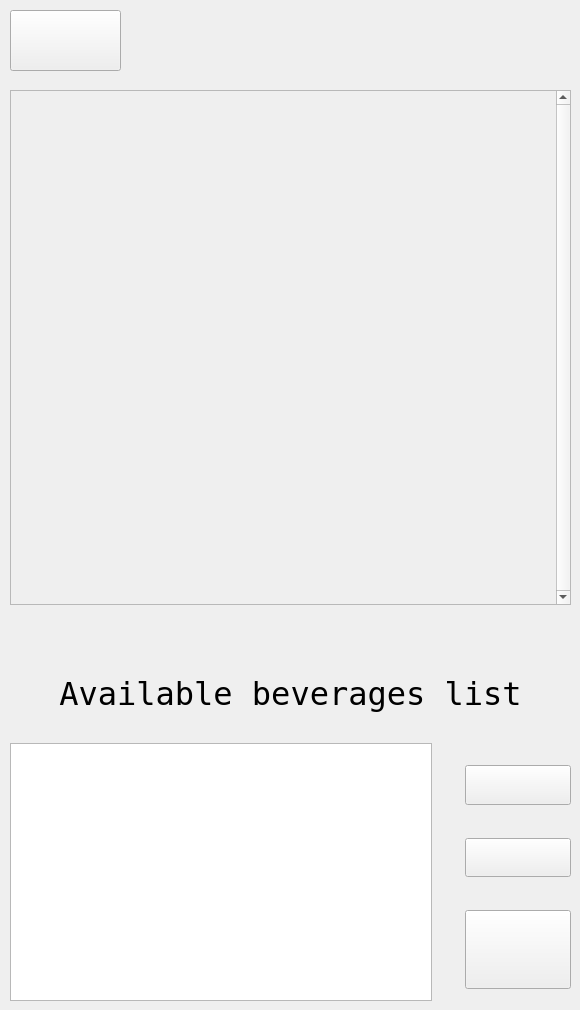
      <widget class="QWidget" name="beverageAssignPage">
       <widget class="QWidget" name="layoutWidget">
        <property name="geometry">
         <rect>
          <x>10</x>
          <y>90</y>
          <width>561</width>
          <height>911</height>
         </rect>
        </property>
        <layout class="QVBoxLayout" name="verticalLayout_8" stretch="6,1,1,3">
         <item>
          <widget class="QScrollArea" name="scrollAreaBeverages">
           <property name="verticalScrollBarPolicy">
            <enum>Qt::ScrollBarAlwaysOn</enum>
           </property>
           <property name="sizeAdjustPolicy">
            <enum>QAbstractScrollArea::AdjustToContents</enum>
           </property>
           <property name="widgetResizable">
            <bool>true</bool>
           </property>
           <widget class="QWidget" name="scrollAreaWidgetContents_2">
            <property name="geometry">
             <rect>
              <x>0</x>
              <y>0</y>
              <width>543</width>
              <height>509</height>
             </rect>
            </property>
           </widget>
          </widget>
         </item>
         <item>
          <spacer name="verticalSpacer">
           <property name="orientation">
            <enum>Qt::Vertical</enum>
           </property>
           <property name="sizeType">
            <enum>QSizePolicy::Maximum</enum>
           </property>
           <property name="sizeHint" stdset="0">
            <size>
             <width>20</width>
             <height>40</height>
            </size>
           </property>
          </spacer>
         </item>
         <item>
          <widget class="QLabel" name="label_13">
           <property name="font">
            <font>
             <family>DejaVu Sans Mono</family>
             <pointsize>24</pointsize>
            </font>
           </property>
           <property name="text">
            <string>Available beverages list</string>
           </property>
           <property name="alignment">
            <set>Qt::AlignCenter</set>
           </property>
          </widget>
         </item>
         <item>
          <layout class="QHBoxLayout" name="horizontalLayout_12" stretch="4,1">
           <property name="spacing">
            <number>33</number>
           </property>
           <item>
            <widget class="QListWidget" name="listWidgetBeverages">
             <property name="font">
              <font>
               <family>DejaVu Sans Mono</family>
               <pointsize>20</pointsize>
              </font>
             </property>
            </widget>
           </item>
           <item>
            <layout class="QVBoxLayout" name="verticalLayout_7" stretch="1,1,2">
             <property name="spacing">
              <number>33</number>
             </property>
             <property name="topMargin">
              <number>22</number>
             </property>
             <property name="bottomMargin">
              <number>12</number>
             </property>
             <item>
              <widget class="QPushButton" name="removeBeverageBtn">
               <property name="sizePolicy">
                <sizepolicy hsizetype="Minimum" vsizetype="Minimum">
                 <horstretch>0</horstretch>
                 <verstretch>0</verstretch>
                </sizepolicy>
               </property>
               <property name="text">
                <string/>
               </property>
               <property name="icon">
                <iconset resource="resources.qrc">
                 <normaloff>:/images/assets/delete.png</normaloff>:/images/assets/delete.png</iconset>
               </property>
               <property name="iconSize">
                <size>
                 <width>32</width>
                 <height>32</height>
                </size>
               </property>
              </widget>
             </item>
             <item>
              <widget class="QPushButton" name="editBeverageNameBtn">
               <property name="sizePolicy">
                <sizepolicy hsizetype="Minimum" vsizetype="Minimum">
                 <horstretch>0</horstretch>
                 <verstretch>0</verstretch>
                </sizepolicy>
               </property>
               <property name="text">
                <string/>
               </property>
               <property name="icon">
                <iconset resource="resources.qrc">
                 <normaloff>:/images/assets/edit.png</normaloff>:/images/assets/edit.png</iconset>
               </property>
               <property name="iconSize">
                <size>
                 <width>32</width>
                 <height>32</height>
                </size>
               </property>
              </widget>
             </item>
             <item>
              <widget class="QPushButton" name="addBeverageBtn">
               <property name="sizePolicy">
                <sizepolicy hsizetype="Minimum" vsizetype="Minimum">
                 <horstretch>0</horstretch>
                 <verstretch>0</verstretch>
                </sizepolicy>
               </property>
               <property name="text">
                <string/>
               </property>
               <property name="icon">
                <iconset resource="resources.qrc">
                 <normaloff>:/images/assets/add-icon-sign-symbol-design-free-png.png</normaloff>:/images/assets/add-icon-sign-symbol-design-free-png.png</iconset>
               </property>
               <property name="iconSize">
                <size>
                 <width>55</width>
                 <height>55</height>
                </size>
               </property>
              </widget>
             </item>
            </layout>
           </item>
          </layout>
         </item>
        </layout>
       </widget>
       <widget class="QPushButton" name="backButtonBeverages">
        <property name="geometry">
         <rect>
          <x>10</x>
          <y>10</y>
          <width>111</width>
          <height>61</height>
         </rect>
        </property>
        <property name="text">
         <string/>
        </property>
        <property name="icon">
         <iconset resource="resources.qrc">
          <normaloff>:/images/assets/go-back-2.png</normaloff>:/images/assets/go-back-2.png</iconset>
        </property>
        <property name="iconSize">
         <size>
          <width>55</width>
          <height>55</height>
         </size>
        </property>
       </widget>
      </widget>
